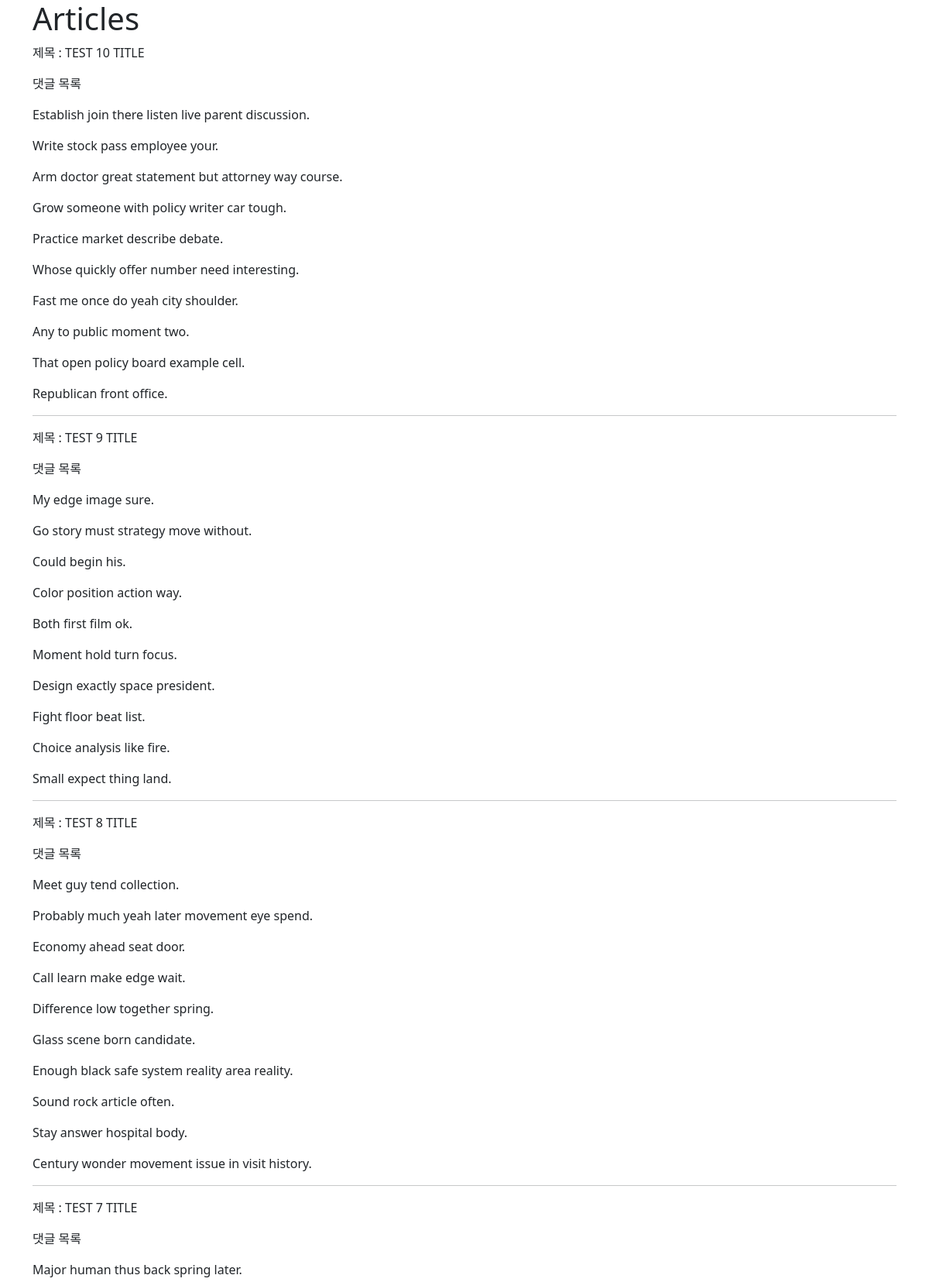
The app's page /articles/index-3/ (upper part) with its own data.
### articles/models.py (models this page shows, shortened)
class Article(models.Model):
    user = models.ForeignKey(settings.AUTH_USER_MODEL, on_delete=models.CASCADE)
    like_users = models.ManyToManyField(settings.AUTH_USER_MODEL, related_name='like_articles')
    title = models.CharField(max_length=10)
    content = models.TextField()
    created_at = models.DateTimeField(auto_now_add=True)
    updated_at = models.DateTimeField(auto_now=True)

class Comment(models.Model):
    article = models.ForeignKey(Article, on_delete=models.CASCADE)
    user = models.ForeignKey(settings.AUTH_USER_MODEL, on_delete=models.CASCADE)
    content = models.CharField(max_length=200)
    created_at = models.DateTimeField(auto_now_add=True)
    updated_at = models.DateTimeField(auto_now=True)

### articles/views.py (the view)
# urls.py: path('index-3/', views.index_3),
def index_3(request):
    articles = Article.objects.prefetch_related('comment_set').order_by('-pk')
    context = {
        'articles': articles,
    }
    return render(request, 'articles/index_3.html', context)

### articles/templates/articles/index_3.html
{% extends 'base.html' %}
{% block content %}
  <h1>Articles</h1>
  {% for article in articles %}
    <p>제목 : {{ article.title }}</p>
    <p>댓글 목록</p>
    {% for comment in article.comment_set.all %}
      <p>{{ comment.content }}</p>
    {% endfor %}
    <hr>
  {% endfor %}
{% endblock content %}

### templates/base.html (shortened to what this page needs)
<!DOCTYPE html>
<html lang="en">
<head>
  <link href="https://cdn.jsdelivr.net/npm/bootstrap@5.1.3/dist/css/bootstrap.min.css" rel="stylesheet">
</head>
<body>
  <div class="container">
    {% block content %}
    {% endblock content %}
  </div>
</body>
</html>

### records on screen
Article: title "TEST 10 TITLE"
Comment: content "Establish join there listen live parent discussion."
Comment: content "Write stock pass employee your."
Comment: content "Arm doctor great statement but attorney way course."
Comment: content "Grow someone with policy writer car tough."
Comment: content "Practice market describe debate."
Comment: content "Whose quickly offer number need interesting."
Comment: content "Fast me once do yeah city shoulder."
Comment: content "Any to public moment two."
Comment: content "That open policy board example cell."
Comment: content "Republican front office."
Article: title "TEST 9 TITLE"
Comment: content "My edge image sure."
Comment: content "Go story must strategy move without."
Comment: content "Could begin his."
Comment: content "Color position action way."
Comment: content "Both first film ok."
Comment: content "Moment hold turn focus."
Comment: content "Design exactly space president."
Comment: content "Fight floor beat list."
Comment: content "Choice analysis like fire."
Comment: content "Small expect thing land."
Article: title "TEST 8 TITLE"
Comment: content "Meet guy tend collection."
Comment: content "Probably much yeah later movement eye spend."
Comment: content "Economy ahead seat door."
Comment: content "Call learn make edge wait."
Comment: content "Difference low together spring."
Comment: content "Glass scene born candidate."
Comment: content "Enough black safe system reality area reality."
Comment: content "Sound rock article often."
Comment: content "Stay answer hospital body."
Comment: content "Century wonder movement issue in visit history."
Article: title "TEST 7 TITLE"
Comment: content "Major human thus back spring later."
